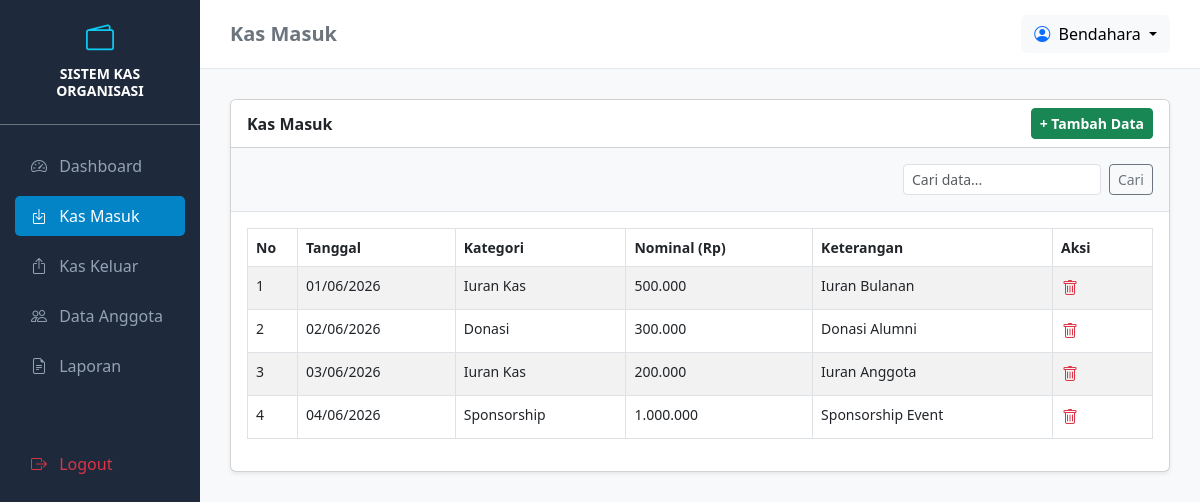
The page /kas_masuk.php (signed in) on the database its author committed.
### tables this page shows
CREATE TABLE `kas` (
  `id` int(11) NOT NULL,
  `tanggal` date NOT NULL,
  `kategori_id` int(11) NOT NULL,
  `jenis` enum('masuk','keluar') NOT NULL,
  `nominal` decimal(12,2) NOT NULL,
  `keterangan` text DEFAULT NULL
);

CREATE TABLE `kategori` (
  `id` int(11) NOT NULL,
  `nama_kategori` varchar(50) NOT NULL,
  `jenis` enum('masuk','keluar') NOT NULL
);

### kas_masuk.php (the view, shortened to what this page needs)
<?php
include 'header.php';
$search = isset($_GET['search']) ? mysqli_real_escape_string($conn, $_GET['search']) : '';
?>
<div class="card shadow-sm">
    <div class="card-header bg-white d-flex justify-content-between align-items-center">
        <span class="fw-bold">Kas Masuk</span>
        <button class="btn btn-success btn-sm fw-bold" onclick="toggleForm()">+ Tambah Data</button>
    </div>
    <div class="p-3 bg-light border-bottom d-flex justify-content-end">
        <form action="" method="GET" class="d-flex" style="width: 250px;">
            <input type="text" name="search" class="form-control form-control-sm me-2" placeholder="Cari data..." value="<?= htmlspecialchars($search) ?>">
            <button type="submit" class="btn btn-outline-secondary btn-sm">Cari</button>
        </form>
    </div>
    <div class="card-body">
        <table class="table table-bordered table-striped table-hover small">
            <thead>
                <tr>
                    <th width="50">No</th>
                    <th>Tanggal</th>
                    <th>Kategori</th>
                    <th>Nominal (Rp)</th>
                    <th>Keterangan</th>
                    <th width="100">Aksi</th>
                </tr>
            </thead>
            <tbody>
                <?php
                $q_filter = $search != '' ? "AND (keterangan LIKE '%$search%' OR nama_kategori LIKE '%$search%')" : "";
                $res = mysqli_query($conn, "SELECT kas.*, kategori.nama_kategori FROM kas JOIN kategori ON kas.kategori_id=kategori.id WHERE kas.jenis='masuk' $q_filter ORDER BY kas.tanggal ASC");
                $no = 1;
                while($row = mysqli_fetch_assoc($res)):
                ?>
                <tr>
                    <td><?= $no++ ?></td>
                    <td><?= date('d/m/Y', strtotime($row['tanggal'])) ?></td>
                    <td><?= $row['nama_kategori'] ?></td>
                    <td><?= number_format($row['nominal'], 0, ',', '.') ?></td>
                    <td><?= $row['keterangan'] ?></td>
                    <td>
                        <a href="kas_masuk.php?hapus=<?= $row['id'] ?>" class="btn btn-sm text-danger p-0" onclick="return confirm('Apakah anda yakin ingin menghapus data ini?')"><i class="bi bi-trash fs-6"></i></a>
                    </td>
                </tr>
                <?php endwhile; ?>
            </tbody>
        </table>
    </div>
</div>
</div>
</div>
</div>
</div>
</body>
</html>

### header.php (style rules this page uses)
body { background-color: #f8f9fa; }

### rows shown on the page
kas: tanggal "01/06/2026", kategori.nama_kategori "Iuran Kas", nominal "500.000", keterangan "Iuran Bulanan"
kas: tanggal "02/06/2026", kategori.nama_kategori "Donasi", nominal "300.000", keterangan "Donasi Alumni"
kas: tanggal "03/06/2026", kategori.nama_kategori "Iuran Kas", nominal "200.000", keterangan "Iuran Anggota"
kas: tanggal "04/06/2026", kategori.nama_kategori "Sponsorship", nominal "1.000.000", keterangan "Sponsorship Event"

### other values the page prints
$_SESSION['nama_lengkap'] "Bendahara"
